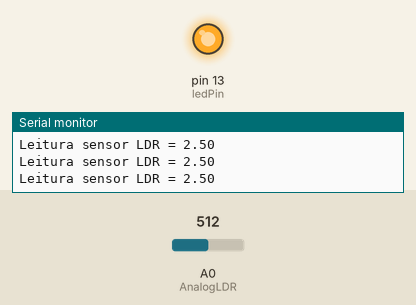
Recording of a sketch running on a simulated Arduino Uno, built with avr-gcc and run on an emulated ATmega328P. Shown: output pins drawn as LEDs (lit = HIGH), the last lines printed to the serial monitor. Inputs (shaded band) come from the test bench; at power-on: A0 (AnalogLDR) = 512.

Above: at 1.3 s.
1.4 s: A0 (AnalogLDR) set to 320
2.9 s: A0 (AnalogLDR) set to 292
At 3.4 s:
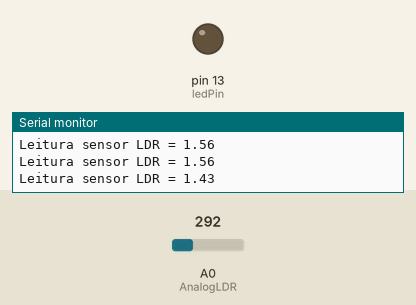
4.6 s: A0 (AnalogLDR) set to 511
At 5.8 s:
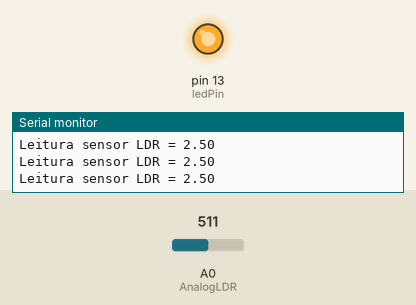
6.1 s: A0 (AnalogLDR) set to 306
At 7.0 s:
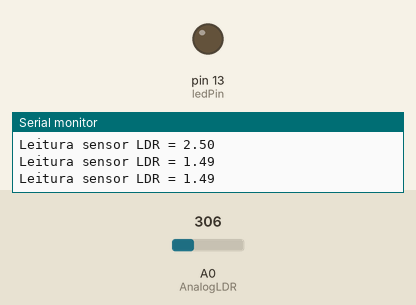
Timing chart, 0 to 8.6 s (numbered marks = the images above; inputs shaded):
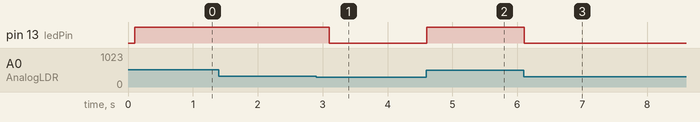

Measured:
- the behaviour switches between 308 and 307 on A0 (AnalogLDR) (found by bisection; images 0 and 1)
- after the input at 2.9 s, pin 13 (ledPin): HIGH → LOW after 0.20 s
- after the input at 4.6 s, pin 13 (ledPin): LOW → HIGH at once
- after the input at 6.1 s, pin 13 (ledPin): HIGH → LOW at once

The sketch:

sketch-sensorLuz.ino
```cpp
#define AnalogLDR A0
#define Limiar 1.5
#define ledPin 13

int Leitura = 0;
float VoltageLDR;
float ResLDR;

void setup() {
  pinMode(ledPin, OUTPUT);
  Serial.begin(9600);
  delay(100);
}
void loop() {
  Leitura = analogRead(AnalogLDR);
  VoltageLDR = Leitura * (5.0/1024);
  Serial.print("Leitura sensor LDR = ");
  Serial.println(VoltageLDR);
  if (VoltageLDR > Limiar)
    digitalWrite(ledPin, HIGH);
  else
    digitalWrite(ledPin, LOW);
  delay(500);
}
```
